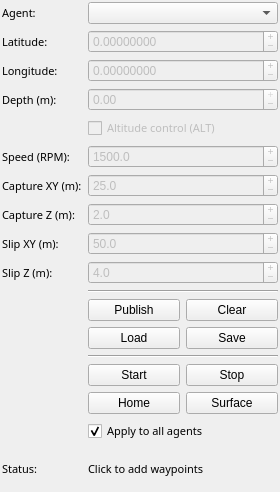
<?xml version="1.0" encoding="UTF-8"?>
<ui version="4.0">
  <class>coug_waypoints_config</class>
  <widget class="QWidget" name="coug_waypoints_config">
    <property name="geometry">
      <rect>
        <x>0</x>
        <y>0</y>
        <width>280</width>
        <height>492</height>
      </rect>
    </property>

    <property name="windowTitle">
      <string>Form</string>
    </property>
    <property name="styleSheet">
      <string notr="true" />
    </property>
    <layout class="QGridLayout" name="gridLayout">
      <property name="leftMargin">
        <number>2</number>
      </property>
      <property name="topMargin">
        <number>2</number>
      </property>
      <property name="rightMargin">
        <number>2</number>
      </property>
      <property name="bottomMargin">
        <number>2</number>
      </property>
      <property name="verticalSpacing">
        <number>6</number>
      </property>

      <item row="0" column="0">
        <widget class="QLabel" name="label_agent">
          <property name="font">
            <font>
              <family>Sans Serif</family>
              <pointsize>8</pointsize>
            </font>
          </property>
          <property name="text">
            <string>Agent:</string>
          </property>
        </widget>
      </item>
      <item row="0" column="1" colspan="3">
        <widget class="QComboBox" name="agent_selector">
          <property name="editable">
            <bool>false</bool>
          </property>
        </widget>
      </item>

      <item row="1" column="0">
        <widget class="QLabel" name="label_lat">
          <property name="font">
            <font>
              <family>Sans Serif</family>
              <pointsize>8</pointsize>
            </font>
          </property>
          <property name="text">
            <string>Latitude:</string>
          </property>
        </widget>
      </item>
      <item row="1" column="1" colspan="3">
        <widget class="QDoubleSpinBox" name="lat_editor">
          <property name="enabled">
            <bool>false</bool>
          </property>
          <property name="decimals">
            <number>8</number>
          </property>
          <property name="minimum">
            <double>-90.0</double>
          </property>
          <property name="maximum">
            <double>90.0</double>
          </property>
          <property name="singleStep">
            <double>0.00001</double>
          </property>
          <property name="buttonSymbols">
            <enum>QAbstractSpinBox::PlusMinus</enum>
          </property>
        </widget>
      </item>

      <item row="2" column="0">
        <widget class="QLabel" name="label_lon">
          <property name="font">
            <font>
              <family>Sans Serif</family>
              <pointsize>8</pointsize>
            </font>
          </property>
          <property name="text">
            <string>Longitude:</string>
          </property>
        </widget>
      </item>
      <item row="2" column="1" colspan="3">
        <widget class="QDoubleSpinBox" name="lon_editor">
          <property name="enabled">
            <bool>false</bool>
          </property>
          <property name="decimals">
            <number>8</number>
          </property>
          <property name="minimum">
            <double>-180.0</double>
          </property>
          <property name="maximum">
            <double>180.0</double>
          </property>
          <property name="singleStep">
            <double>0.00001</double>
          </property>
          <property name="buttonSymbols">
            <enum>QAbstractSpinBox::PlusMinus</enum>
          </property>
        </widget>
      </item>

      <item row="3" column="0">
        <widget class="QLabel" name="label_selected">
          <property name="font">
            <font>
              <family>Sans Serif</family>
              <pointsize>8</pointsize>
            </font>
          </property>
          <property name="text">
            <string>Depth (m):</string>
          </property>
        </widget>
      </item>
      <item row="3" column="1" colspan="3">
        <widget class="QDoubleSpinBox" name="depth_editor">
          <property name="enabled">
            <bool>false</bool>
          </property>
          <property name="decimals">
            <number>2</number>
          </property>
          <property name="minimum">
            <double>-9999.990000000000009</double>
          </property>
          <property name="maximum">
            <double>0.0</double>
          </property>
          <property name="buttonSymbols">
            <enum>QAbstractSpinBox::PlusMinus</enum>
          </property>
        </widget>
      </item>

      <item row="4" column="1" colspan="3">
        <widget class="QCheckBox" name="altitude_mode">
          <property name="font">
            <font>
              <family>Sans Serif</family>
              <pointsize>8</pointsize>
            </font>
          </property>
          <property name="text">
            <string>Altitude control (ALT)</string>
          </property>
          <property name="enabled">
            <bool>false</bool>
          </property>
        </widget>
      </item>

      <item row="5" column="0">
        <widget class="QLabel" name="label_speed">
          <property name="font">
            <font>
              <family>Sans Serif</family>
              <pointsize>8</pointsize>
            </font>
          </property>
          <property name="text">
            <string>Speed (RPM):</string>
          </property>
        </widget>
      </item>
      <item row="5" column="1" colspan="3">
        <widget class="QDoubleSpinBox" name="speed_editor">
          <property name="enabled">
            <bool>false</bool>
          </property>
          <property name="decimals">
            <number>1</number>
          </property>
          <property name="minimum">
            <double>0.0</double>
          </property>
          <property name="maximum">
            <double>1525.0</double>
          </property>
          <property name="value">
            <double>1500.0</double>
          </property>
          <property name="buttonSymbols">
            <enum>QAbstractSpinBox::PlusMinus</enum>
          </property>
        </widget>
      </item>

      <item row="6" column="0">
        <widget class="QLabel" name="label_capture">
          <property name="font">
            <font>
              <family>Sans Serif</family>
              <pointsize>8</pointsize>
            </font>
          </property>
          <property name="text">
            <string>Capture XY (m):</string>
          </property>
        </widget>
      </item>
      <item row="6" column="1" colspan="3">
        <widget class="QDoubleSpinBox" name="capture_radius_editor">
          <property name="enabled">
            <bool>false</bool>
          </property>
          <property name="decimals">
            <number>1</number>
          </property>
          <property name="minimum">
            <double>0.1</double>
          </property>
          <property name="maximum">
            <double>9999.990000000000009</double>
          </property>
          <property name="value">
            <double>25.0</double>
          </property>
          <property name="buttonSymbols">
            <enum>QAbstractSpinBox::PlusMinus</enum>
          </property>
        </widget>
      </item>

      <item row="7" column="0">
        <widget class="QLabel" name="label_capture_z">
          <property name="font">
            <font>
              <family>Sans Serif</family>
              <pointsize>8</pointsize>
            </font>
          </property>
          <property name="text">
            <string>Capture Z (m):</string>
          </property>
        </widget>
      </item>
      <item row="7" column="1" colspan="3">
        <widget class="QDoubleSpinBox" name="capture_radius_z_editor">
          <property name="enabled">
            <bool>false</bool>
          </property>
          <property name="decimals">
            <number>1</number>
          </property>
          <property name="minimum">
            <double>0.1</double>
          </property>
          <property name="maximum">
            <double>9999.990000000000009</double>
          </property>
          <property name="value">
            <double>2.0</double>
          </property>
          <property name="buttonSymbols">
            <enum>QAbstractSpinBox::PlusMinus</enum>
          </property>
        </widget>
      </item>

      <item row="8" column="0">
        <widget class="QLabel" name="label_slip">
          <property name="font">
            <font>
              <family>Sans Serif</family>
              <pointsize>8</pointsize>
            </font>
          </property>
          <property name="text">
            <string>Slip XY (m):</string>
          </property>
        </widget>
      </item>
      <item row="8" column="1" colspan="3">
        <widget class="QDoubleSpinBox" name="slip_radius_editor">
          <property name="enabled">
            <bool>false</bool>
          </property>
          <property name="decimals">
            <number>1</number>
          </property>
          <property name="minimum">
            <double>0.1</double>
          </property>
          <property name="maximum">
            <double>9999.990000000000009</double>
          </property>
          <property name="value">
            <double>50.0</double>
          </property>
          <property name="buttonSymbols">
            <enum>QAbstractSpinBox::PlusMinus</enum>
          </property>
        </widget>
      </item>

      <item row="9" column="0">
        <widget class="QLabel" name="label_slip_z">
          <property name="font">
            <font>
              <family>Sans Serif</family>
              <pointsize>8</pointsize>
            </font>
          </property>
          <property name="text">
            <string>Slip Z (m):</string>
          </property>
        </widget>
      </item>
      <item row="9" column="1" colspan="3">
        <widget class="QDoubleSpinBox" name="slip_radius_z_editor">
          <property name="enabled">
            <bool>false</bool>
          </property>
          <property name="decimals">
            <number>1</number>
          </property>
          <property name="minimum">
            <double>0.1</double>
          </property>
          <property name="maximum">
            <double>9999.990000000000009</double>
          </property>
          <property name="value">
            <double>4.0</double>
          </property>
          <property name="buttonSymbols">
            <enum>QAbstractSpinBox::PlusMinus</enum>
          </property>
        </widget>
      </item>

      <item row="10" column="1" colspan="3">
        <widget class="QFrame" name="separator_top">
          <property name="frameShape">
            <enum>QFrame::HLine</enum>
          </property>
          <property name="frameShadow">
            <enum>QFrame::Sunken</enum>
          </property>
        </widget>
      </item>

      <item row="11" column="1" colspan="3">
        <layout class="QHBoxLayout" name="horizontalLayout_pub_clear">
          <item>
            <widget class="QPushButton" name="publish">
              <property name="text">
                <string>Publish</string>
              </property>
            </widget>
          </item>
          <item>
            <widget class="QPushButton" name="clear">
              <property name="text">
                <string>Clear</string>
              </property>
            </widget>
          </item>
        </layout>
      </item>

      <item row="12" column="1" colspan="3">
        <layout class="QHBoxLayout" name="horizontalLayout_file">
          <item>
            <widget class="QPushButton" name="load">
              <property name="text">
                <string>Load</string>
              </property>
            </widget>
          </item>
          <item>
            <widget class="QPushButton" name="save">
              <property name="text">
                <string>Save</string>
              </property>
            </widget>
          </item>
        </layout>
      </item>

      <item row="13" column="1" colspan="3">
        <widget class="QFrame" name="separator">
          <property name="frameShape">
            <enum>QFrame::HLine</enum>
          </property>
          <property name="frameShadow">
            <enum>QFrame::Sunken</enum>
          </property>
        </widget>
      </item>

      <item row="14" column="1" colspan="3">
        <layout class="QHBoxLayout" name="horizontalLayout_start_stop">
          <item>
            <widget class="QPushButton" name="start">
              <property name="text">
                <string>Start</string>
              </property>
            </widget>
          </item>
          <item>
            <widget class="QPushButton" name="stop">
              <property name="text">
                <string>Stop</string>
              </property>
            </widget>
          </item>
        </layout>
      </item>

      <item row="15" column="1" colspan="3">
        <layout class="QHBoxLayout" name="horizontalLayout_surface_home">
          <item>
            <widget class="QPushButton" name="home">
              <property name="text">
                <string>Home</string>
              </property>
            </widget>
          </item>
          <item>
            <widget class="QPushButton" name="surface">
              <property name="text">
                <string>Surface</string>
              </property>
            </widget>
          </item>
        </layout>
      </item>

      <item row="16" column="1" colspan="3">
        <widget class="QCheckBox" name="apply_all">
          <property name="font">
            <font>
              <family>Sans Serif</family>
              <pointsize>8</pointsize>
            </font>
          </property>
          <property name="text">
            <string>Apply to all agents</string>
          </property>
          <property name="checked">
            <bool>true</bool>
          </property>
        </widget>
      </item>

      <item row="17" column="0">
        <widget class="QLabel" name="label_2">
          <property name="font">
            <font>
              <family>Sans Serif</family>
              <pointsize>8</pointsize>
            </font>
          </property>
          <property name="text">
            <string>Status:</string>
          </property>
        </widget>
      </item>
      <item row="17" column="1" colspan="3">
        <widget class="QLabel" name="status">
          <property name="font">
            <font>
              <family>Sans Serif</family>
              <pointsize>8</pointsize>
            </font>
          </property>
          <property name="styleSheet">
            <string notr="true" />
          </property>
          <property name="text">
            <string>Click to add waypoints</string>
          </property>
          <property name="wordWrap">
            <bool>true</bool>
          </property>
          <property name="alignment">
            <set>Qt::AlignLeading|Qt::AlignLeft|Qt::AlignVCenter</set>
          </property>
        </widget>
      </item>

    </layout>
  </widget>

  <resources />
  <connections />
</ui>
